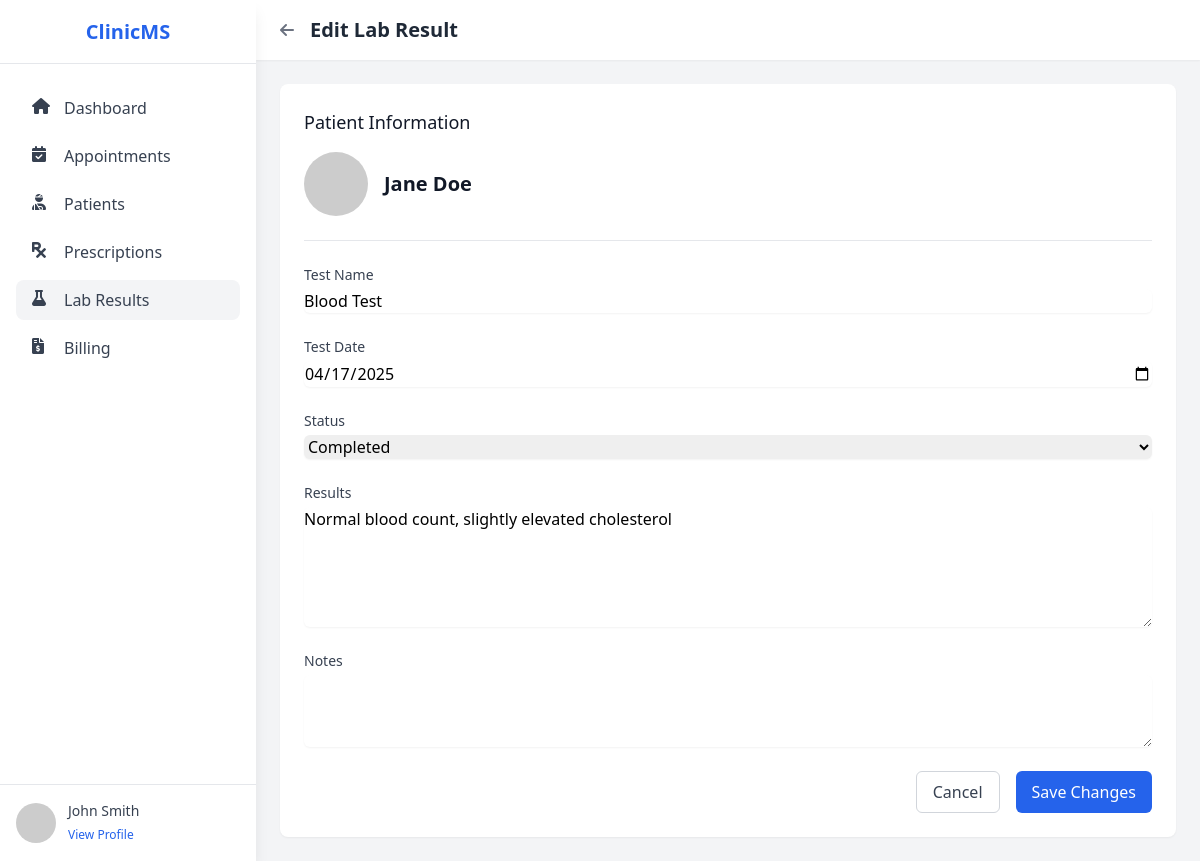
Page /edit_lab_result.php?id=1 (signed in) on the committed database.
### tables this page shows
CREATE TABLE IF NOT EXISTS lab_results (
    id INT AUTO_INCREMENT PRIMARY KEY,
    patient_id INT NOT NULL,
    doctor_id INT NOT NULL,
    test_name VARCHAR(100) NOT NULL,
    test_date DATE NOT NULL,
    results TEXT,
    notes TEXT,
    status ENUM('Pending', 'Completed', 'Cancelled') DEFAULT 'Pending',
    created_at DATETIME DEFAULT CURRENT_TIMESTAMP,
    FOREIGN KEY (patient_id) REFERENCES patients(id) ON DELETE CASCADE,
    FOREIGN KEY (doctor_id) REFERENCES doctors(id) ON DELETE CASCADE
);

CREATE TABLE IF NOT EXISTS patients (
    id INT AUTO_INCREMENT PRIMARY KEY,
    first_name VARCHAR(50) NOT NULL,
    last_name VARCHAR(50) NOT NULL,
    email VARCHAR(100),
    phone VARCHAR(20),
    date_of_birth DATE,
    gender ENUM('M', 'F', 'Other'),
    address TEXT,
    medical_history TEXT,
    status ENUM('Active', 'Inactive') DEFAULT 'Active',
    created_at DATETIME DEFAULT CURRENT_TIMESTAMP
);

### edit_lab_result.php (the view, shortened to what this page needs)
<?php
require_once 'config/database.php';
$doctor_id = $_SESSION['doctor_id'];
$doctor_name = $_SESSION['doctor_name'] ?? 'Doctor';
$lab_result_id = $_GET['id'];
$stmt = $pdo->prepare("
    SELECT lr.*, p.first_name as patient_first_name, p.last_name as patient_last_name
    FROM lab_results lr
    JOIN patients p ON lr.patient_id = p.id
    WHERE lr.id = :lab_result_id AND lr.doctor_id = :doctor_id
");
$stmt->execute([
    'lab_result_id' => $lab_result_id,
    'doctor_id' => $doctor_id
]);
$lab_result = $stmt->fetch();
?>
<!DOCTYPE html>
<html lang="en">
<head>
    <script src="https://cdn.tailwindcss.com"></script>
    <link rel="stylesheet" href="https://cdnjs.cloudflare.com/ajax/libs/font-awesome/6.0.0/css/all.min.css">
    <link href="https://unpkg.com/aos@2.3.1/dist/aos.css" rel="stylesheet">
</head>
<body class="bg-gray-100">
    <div class="flex h-screen">
        <div class="fixed inset-y-0 left-0 w-64 bg-white shadow-lg">
            <div class="flex flex-col h-full">
                <div class="flex items-center justify-center h-16 px-4 border-b">
                    <h1 class="text-xl font-bold text-blue-600">ClinicMS</h1>
                </div>
                <nav class="flex-1 px-4 py-6 space-y-2">
                    <a href="dashboard.php" class="flex items-center px-4 py-2 text-gray-700 hover:bg-gray-100 rounded-lg">
                        <i class="fas fa-home w-5 h-5 mr-3"></i>
                        Dashboard
                    </a>
                    <a href="appointments.php" class="flex items-center px-4 py-2 text-gray-700 hover:bg-gray-100 rounded-lg">
                        <i class="fas fa-calendar-check w-5 h-5 mr-3"></i>
                        Appointments
                    </a>
                    <a href="patients.php" class="flex items-center px-4 py-2 text-gray-700 hover:bg-gray-100 rounded-lg">
                        <i class="fas fa-user-injured w-5 h-5 mr-3"></i>
                        Patients
                    </a>
                    <a href="prescriptions.php" class="flex items-center px-4 py-2 text-gray-700 hover:bg-gray-100 rounded-lg">
                        <i class="fas fa-prescription w-5 h-5 mr-3"></i>
                        Prescriptions
                    </a>
                    <a href="lab_results.php" class="flex items-center px-4 py-2 text-gray-700 bg-gray-100 rounded-lg">
                        <i class="fas fa-flask w-5 h-5 mr-3"></i>
                        Lab Results
                    </a>
                    <a href="billing.php" class="flex items-center px-4 py-2 text-gray-700 hover:bg-gray-100 rounded-lg">
                        <i class="fas fa-file-invoice-dollar w-5 h-5 mr-3"></i>
                        Billing
                    </a>
                </nav>
                <div class="p-4 border-t">
                    <div class="flex items-center">
                        <div class="flex-shrink-0">
                            <img class="w-10 h-10 rounded-full" src="https://ui-avatars.com/api/?name=<?php echo urlencode($doctor_name); ?>&background=0D8ABC&color=fff" alt="Profile">
                        </div>
                        <div class="ml-3">
                            <p class="text-sm font-medium text-gray-700"><?php echo htmlspecialchars($doctor_name); ?></p>
                            <a href="profile.php" class="text-xs text-blue-600 hover:text-blue-800">View Profile</a>
                        </div>
                    </div>
                </div>
            </div>
        </div>
        <div class="ml-64 flex-1 overflow-auto">
            <header class="bg-white shadow-sm">
                <div class="flex items-center justify-between px-6 py-4">
                    <div class="flex items-center">
                        <a href="lab_result_details.php?id=<?= $lab_result_id ?>" class="text-gray-500 hover:text-gray-700 mr-4">
                            <i class="fas fa-arrow-left"></i>
                        </a>
                        <h2 class="text-xl font-semibold text-gray-800">Edit Lab Result</h2>
                    </div>
                </div>
            </header>
            <main class="p-6">
                <div class="bg-white rounded-lg shadow-sm p-6">
                    <form method="POST" class="space-y-6">
                        <div class="border-b pb-6">
                            <h3 class="text-lg font-medium text-gray-900 mb-4">Patient Information</h3>
                            <div class="flex items-center">
                                <div class="flex-shrink-0 h-16 w-16">
                                    <img class="h-16 w-16 rounded-full" src="https://ui-avatars.com/api/?name=<?= urlencode($lab_result['patient_first_name'] . '+' . $lab_result['patient_last_name']) ?>&background=0D8ABC&color=fff" alt="">
                                </div>
                                <div class="ml-4">
                                    <h4 class="text-xl font-semibold text-gray-900">
                                        <?= htmlspecialchars($lab_result['patient_first_name'] . ' ' . $lab_result['patient_last_name']) ?>
                                    </h4>
                                </div>
                            </div>
                        </div>
                        <div class="space-y-6">
                            <div>
                                <label for="test_name" class="block text-sm font-medium text-gray-700">Test Name</label>
                                <input type="text" name="test_name" id="test_name" required
                                    value="<?= htmlspecialchars($lab_result['test_name']) ?>"
                                    class="mt-1 block w-full rounded-md border-gray-300 shadow-sm focus:border-blue-500 focus:ring-blue-500">
                            </div>
                            <div>
                                <label for="test_date" class="block text-sm font-medium text-gray-700">Test Date</label>
                                <input type="date" name="test_date" id="test_date" required
                                    value="<?= htmlspecialchars($lab_result['test_date']) ?>"
                                    class="mt-1 block w-full rounded-md border-gray-300 shadow-sm focus:border-blue-500 focus:ring-blue-500">
                            </div>
                            <div>
                                <label for="status" class="block text-sm font-medium text-gray-700">Status</label>
                                <select name="status" id="status" required
                                    class="mt-1 block w-full rounded-md border-gray-300 shadow-sm focus:border-blue-500 focus:ring-blue-500">
                                    <option value="Completed" <?= $lab_result['status'] === 'Completed' ? 'selected' : '' ?>>Completed</option>
                                </select>
                            </div>
                            <div>
                                <label for="results" class="block text-sm font-medium text-gray-700">Results</label>
                                <textarea name="results" id="results" rows="5"
                                    class="mt-1 block w-full rounded-md border-gray-300 shadow-sm focus:border-blue-500 focus:ring-blue-500"><?= htmlspecialchars($lab_result['results'] ?? '') ?></textarea>
                            </div>
                            <div>
                                <label for="notes" class="block text-sm font-medium text-gray-700">Notes</label>
                                <textarea name="notes" id="notes" rows="3"
                                    class="mt-1 block w-full rounded-md border-gray-300 shadow-sm focus:border-blue-500 focus:ring-blue-500"><?= htmlspecialchars($lab_result['notes'] ?? '') ?></textarea>
                            </div>
                        </div>
                        <div class="flex justify-end space-x-4">
                            <a href="lab_result_details.php?id=<?= $lab_result_id ?>"
                               class="px-4 py-2 border border-gray-300 rounded-md text-gray-700 hover:bg-gray-50">
                                Cancel
                            </a>
                            <button type="submit"
                                    class="px-4 py-2 bg-blue-600 text-white rounded-md hover:bg-blue-700">
                                Save Changes
                            </button>
                        </div>
                    </form>
                </div>
            </main>
        </div>
    </div>
</body>
</html>

### rows in the picture
lab_results: patient.last_name "Jane Doe", test_name "Blood Test", test_date "04/17/2025", status "Completed", results "Normal blood count, slightly elevated cholesterol"

### other values in the picture
$doctor_name "John Smith"
